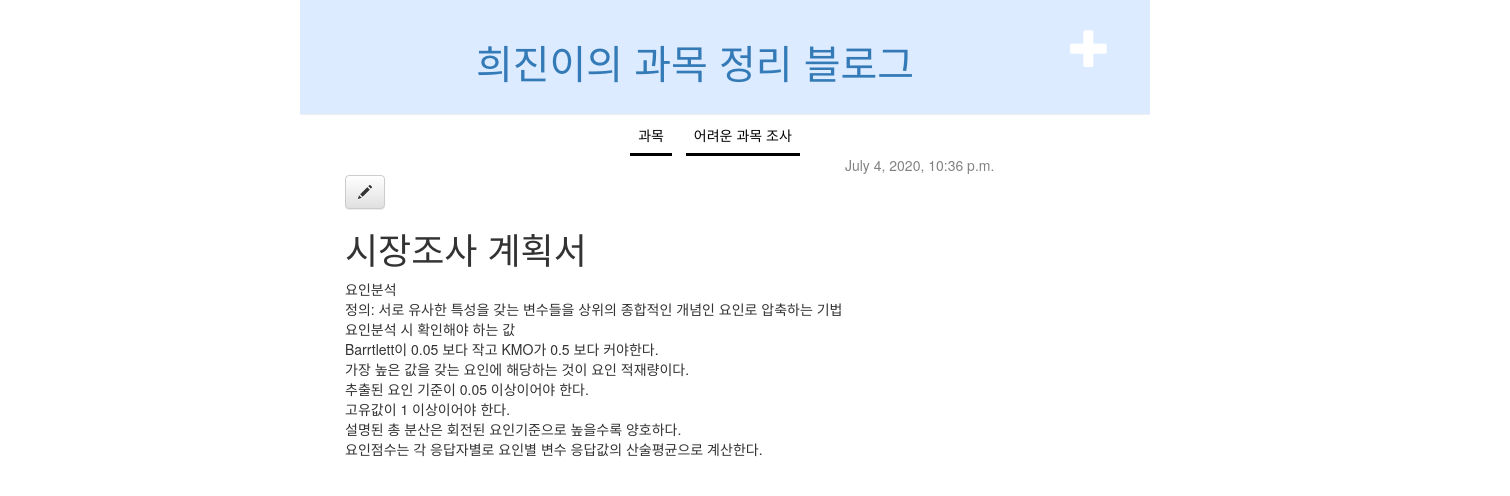
Screenshot of /post/3/ with the database file from the repository.
### blog/models.py (models this page shows, shortened)
class Post(models.Model):
    author = models.ForeignKey(settings.AUTH_USER_MODEL, on_delete=models.CASCADE)
    title = models.CharField(max_length=200)
    text = models.TextField()
    created_date = models.DateTimeField(
            default=timezone.now)
    published_date = models.DateTimeField(
            blank=True, null=True)

### blog/views.py (the view)
# urls.py: path('post/<int:pk>/', views.post_detail, name='post_detail'),
def post_detail(request, pk):
    Post.objects.get(pk=pk)
    post = get_object_or_404(Post, pk=pk)
    return render(request, 'blog/post_detail.html', {'post': post})

### blog/templates/blog/post_detail.html (shortened to what this page needs)
<!DOCTYPE html>
{% extends 'blog/base.html' %}
{% load static %}
{% block content %}
    <div class="post">
        {% if post.published_date %}
            <div class="date">
                {{ post.published_date }}
            </div>
        {% endif %}
        <a class="btn btn-default" href="{% url 'post_edit' pk=post.pk %}"><span class="glyphicon glyphicon-pencil"></span></a>
        <h1>{{ post.title }}</h1>
        <p>{{ post.text|linebreaksbr }}</p>
    </div>
{% endblock %}

### blog/static/css/blog.css (style rules this page uses)
.date { color: #828282; margin-left:500px; }
.post { margin-bottom: 10px; }

### rows the page displays
Post: published_date "July 4, 2020, 10:36 p.m.", title "시장조사 계획서", text "요인분석 정의: 서로 유사한 특성을 갖는 변수들을 상위의 종합적인 개념인 요인로 압축하는 기법 요인분석 시 확인해야 하는 값 Barrtlett이 0.05 보다 작고 KMO가 0.5 보다 커야한다. 가장 높은 값을 갖는 요인에 해당하는 것이 요인 적재량이다. 추출된 요인 기준이 0.05 이상이어야 한다. 고유값이 1 이상이어야 한다. 설명된 총 분산은 회전된 요인기준으로 높을수록 양호하다. 요인점수는 각 응답자별로 요인별 변수 응답값의 산술평균으로 계산한다."
